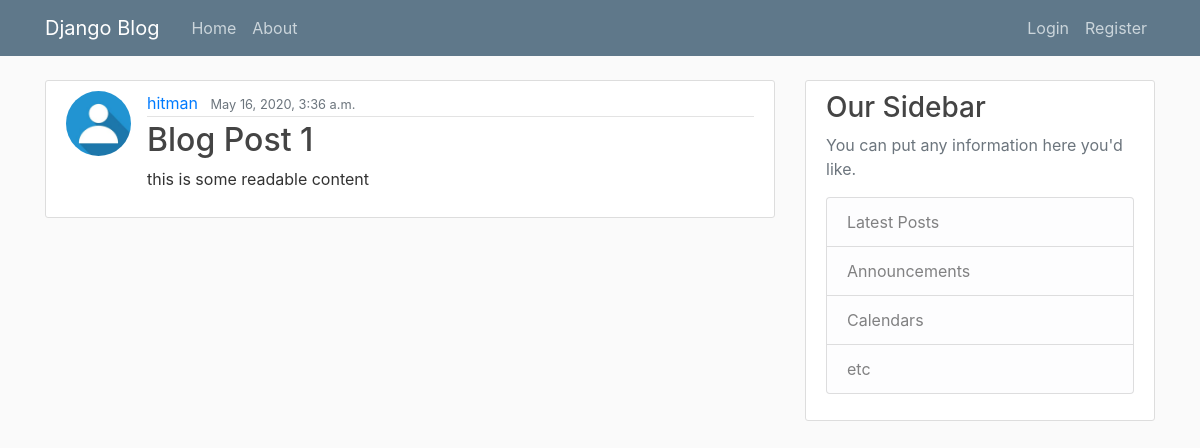
/, run on an earlier commit of the app's database.
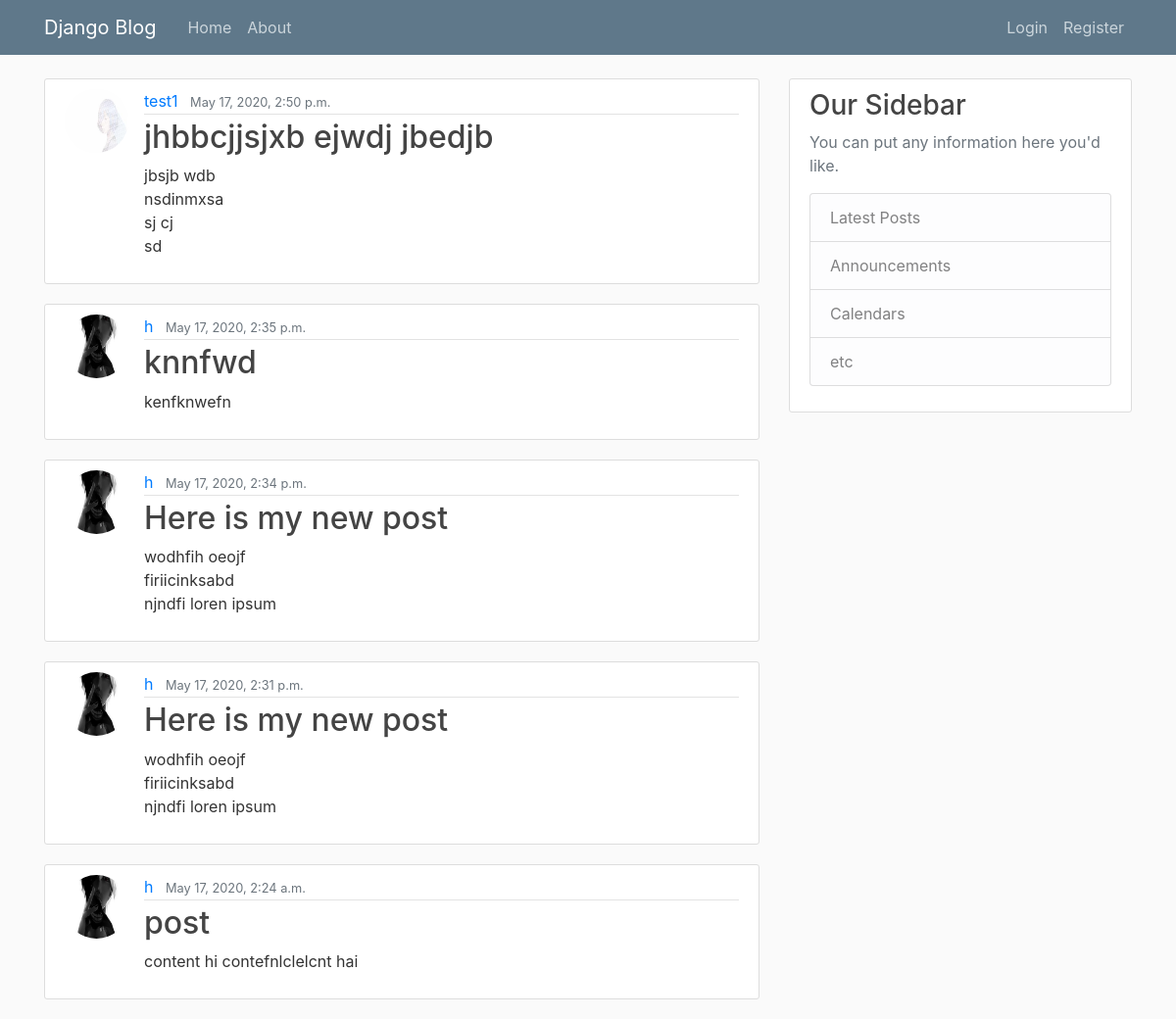
And on a later commit of the database.
### blog/models.py (models this page shows, shortened)
class Post(models.Model):
	title = models.CharField(max_length = 100)
	content = models.TextField()
	date_posted = models.DateTimeField(default = timezone.now)
	author = models.ForeignKey(User, on_delete = models.CASCADE)

### users/models.py (models this page shows, shortened)
class Profile(models.Model):
	user = models.OneToOneField(User, on_delete = models.CASCADE)
	image = models.ImageField(default = 'default.jpg', upload_to = 'profile_pics')

### blog/views.py (the view)
# urls.py: path('', PostListView.as_view(), name = 'blog-home'),
class PostListView(ListView):
	model = Post
	template_name = 'blog/home.html'
	context_object_name = 'posts'
	ordering = ['-date_posted']
	paginate_by = 5

### blog/templates/blog/home.html
{% extends 'blog/base.html' %}
{% block content %}
{% for post in posts %}
<article class="media content-section">
	<img class = "rounded-circle article-img"src="{{ post.author.profile.image.url }}"/>
  <div class="media-body">
    <div class="article-metadata">
      <a class="mr-2" href="#">{{ post.author }}</a>
      <small class="text-muted">{{ post.date_posted }}</small>
    </div>
    <h2><a class="article-title" href="{% url 'post-detail' post.id  %}">{{ post.title }}</a></h2>
    <p class="article-content">{{ post.content }}</p>
  </div>
</article>
{% endfor %}
{% endblock content %}

### blog/templates/blog/base.html (shortened to what this page needs)
{% load static %}
<!DOCTYPE html>
<html lang="en">
<head>
    <link rel="stylesheet" href="https://maxcdn.bootstrapcdn.com/bootstrap/4.0.0/css/bootstrap.min.css">
    <link rel="stylesheet" type="text/css" href="{% static 'blog/main.css' %}">
</head>
<body>
	<header class="site-header">
	  <nav class="navbar navbar-expand-md navbar-dark bg-steel fixed-top">
	    <div class="container">
	      <a class="navbar-brand mr-4" href="/">Django Blog</a>
	      <div class="collapse navbar-collapse" id="navbarToggle">
	        <div class="navbar-nav mr-auto">
	          <a class="nav-item nav-link" href="{% url 'blog-home' %}">Home</a>
	          <a class="nav-item nav-link" href="{% url 'blog-about' %}">About</a>
	        </div>
	        <div class="navbar-nav">
	        {% if user.is_authenticated %}
	        <a class="nav-item nav-link" href="{% url 'profile' %}">Profile</a>
	        <a class="nav-item nav-link" href="{% url 'post-create' %}">Create Post</a>
	        <a class="nav-item nav-link" href="{% url 'logout' %}">Logout</a>
	        {% else %}
	          <a class="nav-item nav-link" href="{% url 'login' %}">Login</a>
	          <a class="nav-item nav-link" href="{% url 'register' %}">Register</a>
	        {% endif %}
	        </div>
	      </div>
	    </div>
	  </nav>
	</header>
	<main role="main" class="container">
		<div class="row">
		    <div class="col-md-8">
	    	{% block content %}{% endblock %}
		    </div>
		    <div class="col-md-4">
		      <div class="content-section">
		        <h3>Our Sidebar</h3>
		        <p class='text-muted'>You can put any information here you'd like.
		          <ul class="list-group">
		            <li class="list-group-item list-group-item-light">Latest Posts</li>
		            <li class="list-group-item list-group-item-light">Announcements</li>
		            <li class="list-group-item list-group-item-light">Calendars</li>
		            <li class="list-group-item list-group-item-light">etc</li>
		          </ul>
		        </p>
		      </div>
		    </div>
		</div>
	</main>
</body>
</html>

### blog/static/blog/main.css (style rules this page uses)
body { background: #fafafa; color: #333333; margin-top: 5rem; }
h1, h2, h3, h4, h5, h6 { color: #444444; }
ul { margin: 0; }
.bg-steel { background-color: #5f788a; }
.site-header .navbar-nav .nav-link { color: #cbd5db; }
.content-section { background: #ffffff; padding: 10px 20px; border: 1px solid #dddddd; border-radius: 3px; margin-bottom: 20px; }
.article-title { color: #444444; }
.article-content { white-space: pre-line; }
.article-img { height: 65px; width: 65px; margin-right: 16px; }
.article-metadata { padding-bottom: 1px; margin-bottom: 4px; border-bottom: 1px solid #e3e3e3 }

What changed in the data, as far as the page shows it:
removed Post: author.profile.image (placeholder picture), author "hitman", date_posted "May 16, 2020, 3:36 a.m.", title "Blog Post 1", content "this is some readable content"
added Post: author.profile.image (picture), author "test1", date_posted "May 17, 2020, 2:50 p.m.", title "jhbbcjjsjxb ejwdj jbedjb", content "jbsjb wdb nsdinmxsa sj cj sd"
added Post: author.profile.image (picture), author "h", date_posted "May 17, 2020, 2:35 p.m.", title "knnfwd", content "kenfknwefn"
added Post: author.profile.image (picture), author "h", date_posted "May 17, 2020, 2:34 p.m.", title "Here is my new post", content "wodhfih oeojf firiicinksabd njndfi loren ipsum"
added Post: author.profile.image (picture), author "h", date_posted "May 17, 2020, 2:31 p.m.", title "Here is my new post", content "wodhfih oeojf firiicinksabd njndfi loren ipsum"
added Post: author.profile.image (picture), author "h", date_posted "May 17, 2020, 2:24 a.m.", title "post", content "content hi contefnlclelcnt hai"
